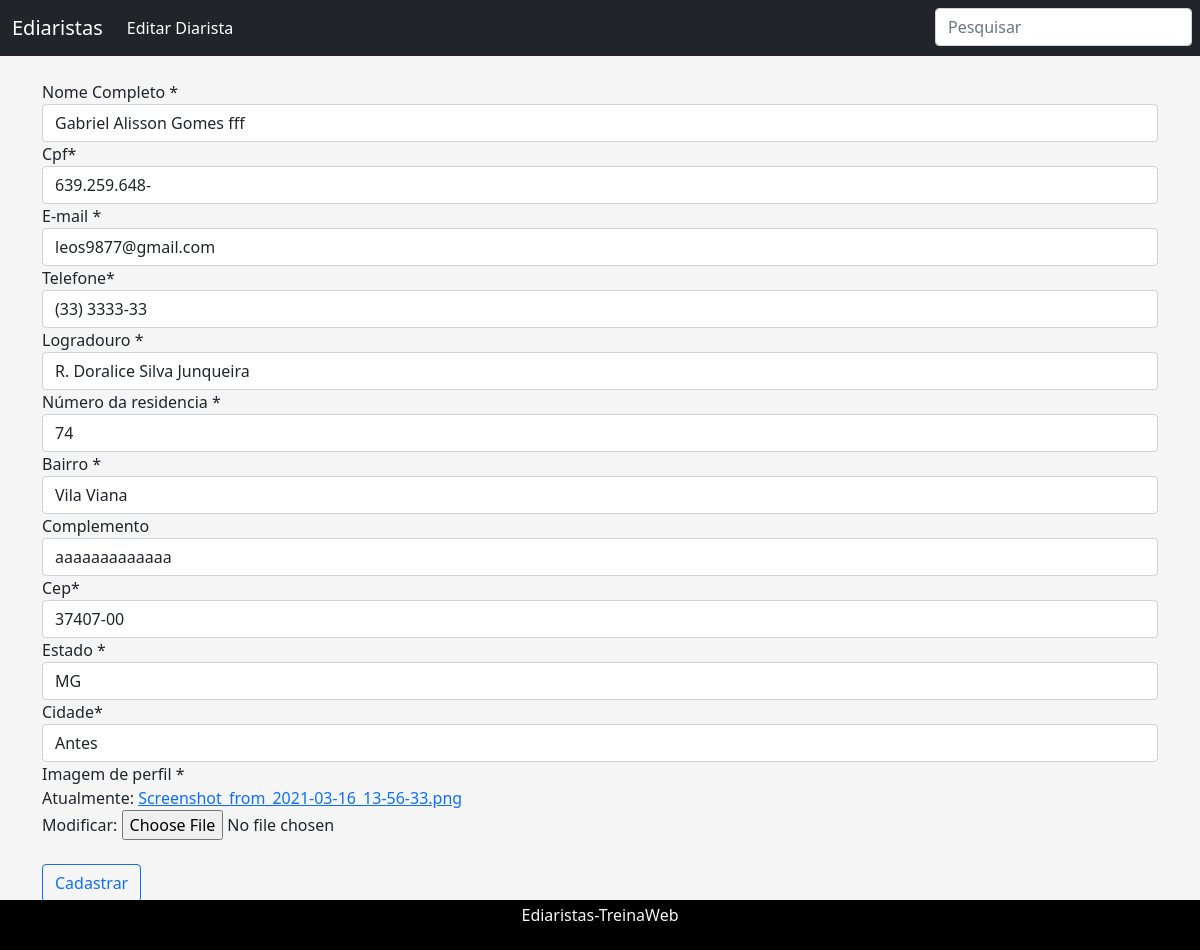
The page /web/Editar-Diarista/12/ on the database as committed earlier.
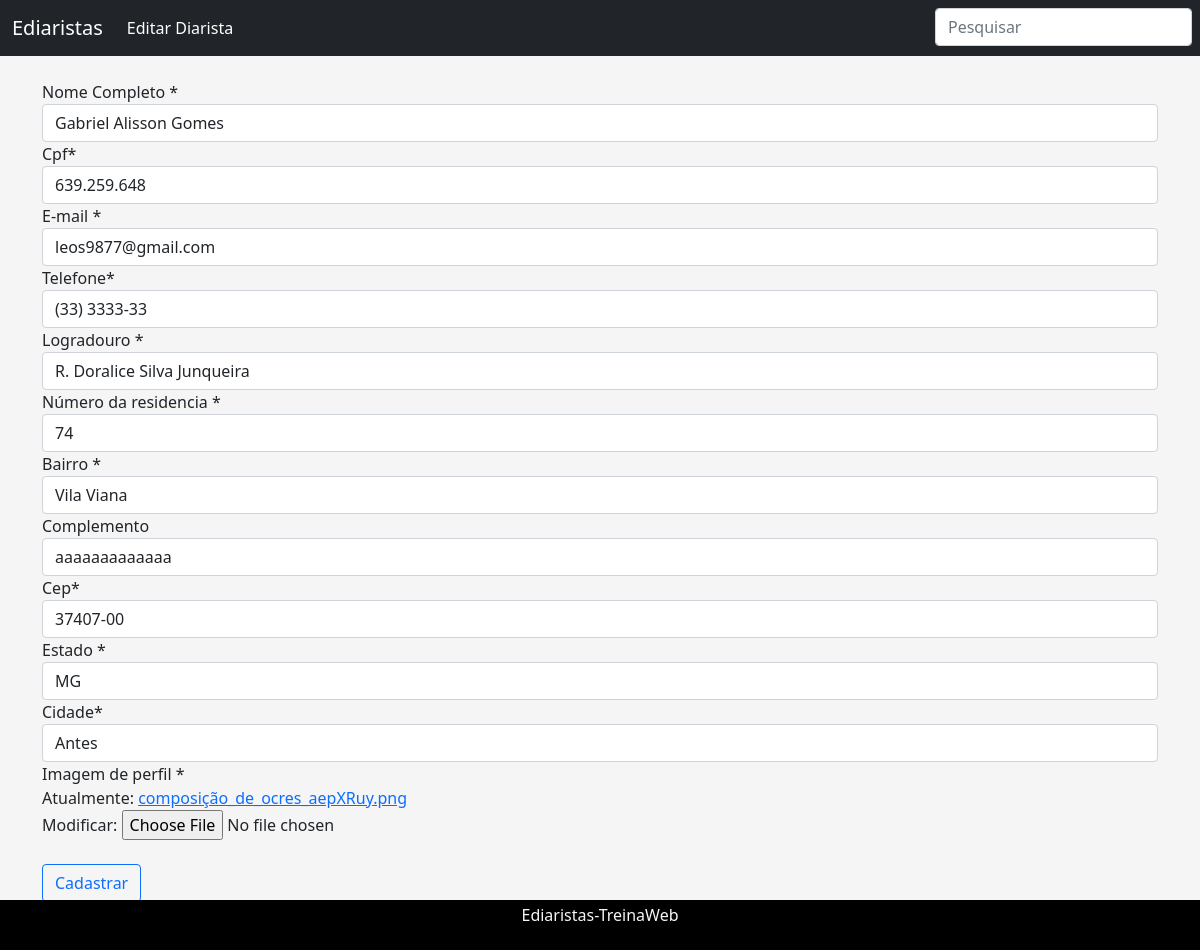
The same page on the database as committed later.
### web/models.py (models this page shows, shortened)
class Diarista(models.Model):
    nome_completo = models.CharField("Nome Completo ", max_length = 100)
    cpf = models.CharField("CPF ", max_length=11, unique=True)
    email= models.EmailField("E-mail ", unique=True)
    telefone = models.CharField("Telefone ", max_length=11)
    logradouro = models.CharField("Logradouro ", max_length=60)
    numero = models.IntegerField ("Número da residencia ")
    bairro = models.CharField("Bairro ", max_length=30)
    complemento = models.CharField("Complemento ", blank=True, max_length=100)
    cep = models.CharField("CEP da sua localização ", max_length=8)
    estado = models.CharField("Estado ", max_length=2)
    cidade = models.CharField("Cidade", max_length=50, default="Antes")
    codigo_ibge = models.IntegerField("Código do IBGE ")
    foto_usuario = models.ImageField("Imagem de perfil ")
    class Meta:
        verbose_name = "Diarista"
        verbose_name_plural = "Diaristas"
        db_table = 'Diarista'

### web/views.py (the view)
# urls.py: path("Editar-Diarista/<int:Diarista_id>/", EditarDiarista, name="EditarDiarista"),
def EditarDiarista(request, Diarista_id):
    diarista = Diarista.objects.get(id = Diarista_id)
    if request.method == "POST":
        formDiaristaPrenchido = DiaristaForm(request.POST or None, request.FILES, instance = diarista)
        if formDiaristaPrenchido.is_valid():
            formDiaristaPrenchido.save()
            return redirect("ListarDiaristas")
    else:
        formDiaristaPrenchido = DiaristaForm(instance=diarista)
    context = {
        "nomePagina" : "Editar Diarista",
        "formDiarista" : formDiaristaPrenchido
    }
    return render(request, 'CadastrarDiarista.html', context)

### web/forms.py (shortened to what this page needs)
class DiaristaForm(forms.ModelForm):
    cpf = forms.CharField(widget=forms.TextInput(attrs={'data-mask': "000.000.000-00"}))
    telefone = forms.CharField(widget=forms.TextInput(attrs={"data-mask": "(00) 0000-0000"}))
    cep = forms.CharField(widget=forms.TextInput(attrs={"data-mask": "00000-000"}))
    class Meta:
        model = Diarista
        exclude = ('codigo_ibge',)

### templates/CadastrarDiarista.html (shortened to what this page needs)
{% extends "base.html" %}
{% load static %}
{% load crispy_forms_tags %}
{% block conteudo %}
  <body>
    <br>
    <form method="POST" enctype="multipart/form-data">
      {{formDiarista|crispy}}
      <br>
      <button type="submit" class="btn btn-outline-primary">Cadastrar</button>
    </form>
  </body>
</html>
{% endblock conteudo %}

Rows that differ between the two databases and show on the page:
changed Diarista "leos9877@gmail.com": nome_completo "Gabriel Alisson Gomes fff" → "Gabriel Alisson Gomes"; cpf "639.259.648-" → "639.259.648"
Other text that changed with them:
text no longer shown: "Nome Completo * Cpf * E-mail * Telefone * Logradouro * Número da residencia * Bairro * Complemento Cep * Estado * Cidade * Imagem de perfil * Atualmente: Screenshot_from_2021-03-16_13-56-33.png Modificar:"
text now shown: "Nome Completo * Cpf * E-mail * Telefone * Logradouro * Número da residencia * Bairro * Complemento Cep * Estado * Cidade * Imagem de perfil * Atualmente: composição_de_ocres_aepXRuy.png Modificar:"
